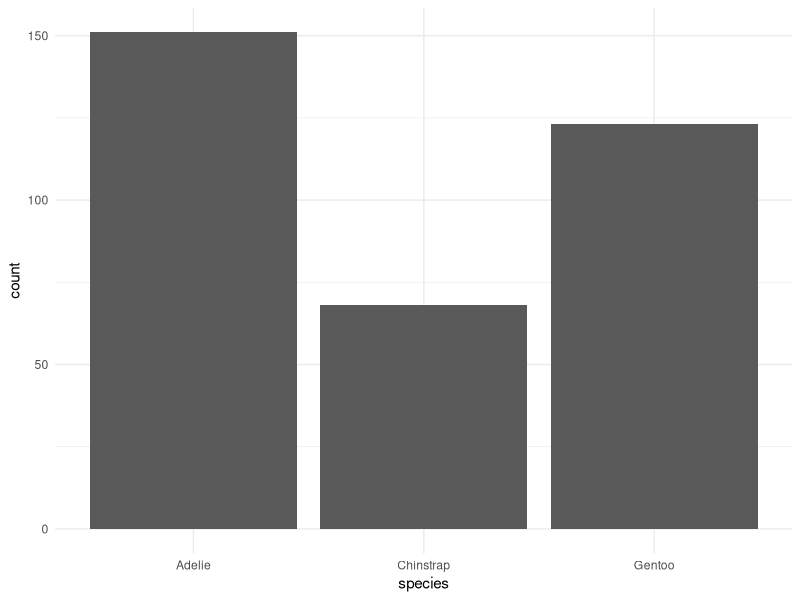
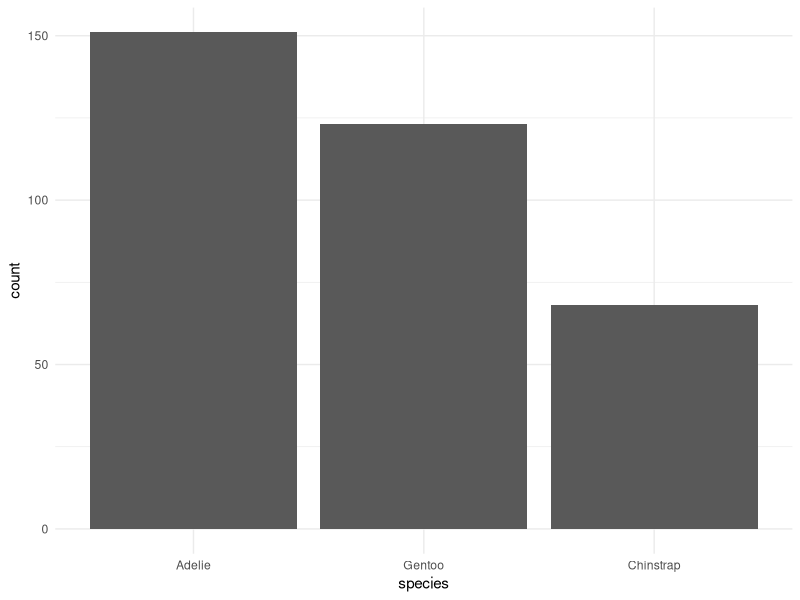
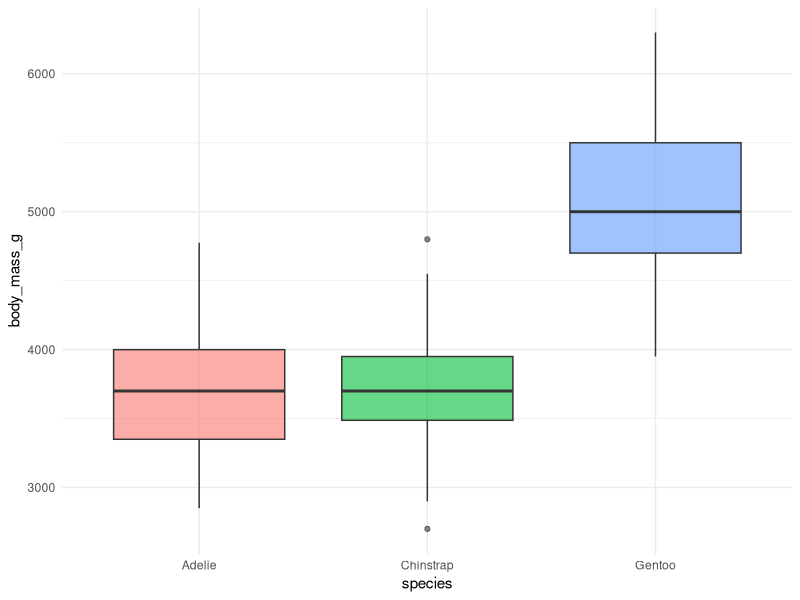
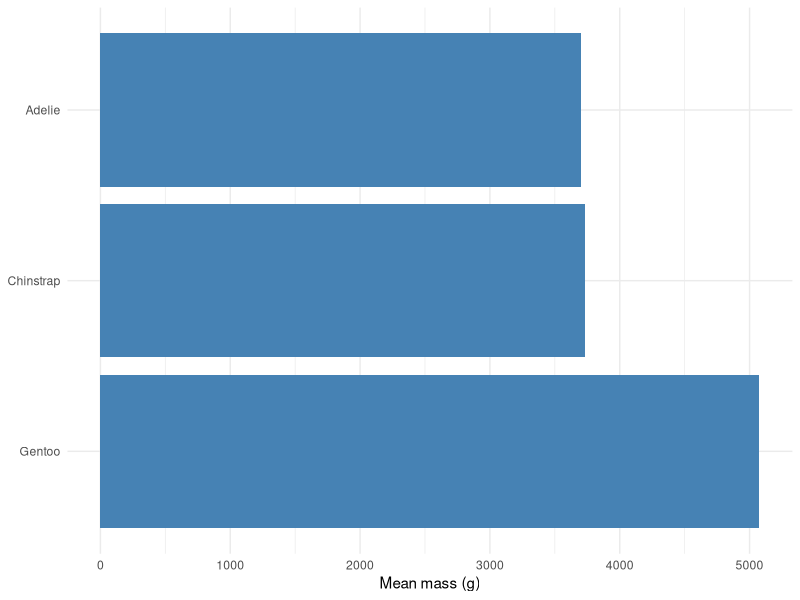
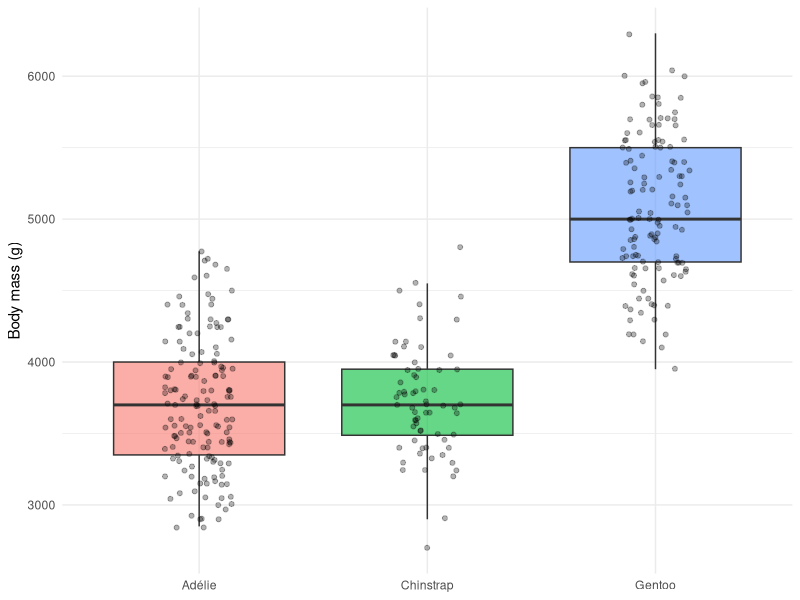

These figures' R source, in order:
## ---- chunk 1
#| echo: false
knitr::opts_chunk$set(echo = TRUE, warning = FALSE, message = FALSE)
## ---- chunk 2
# Load packages + data --------------------------------
library(tidyverse)      # includes forcats
library(palmerpenguins)

# Swap this one line to use your own data later -------
penguins_df <- penguins %>% drop_na(species, body_mass_g)
## ---- chunk 3
#| fig-format: png
# ggplot uses the factor's level order = ALPHABETICAL -
penguins_df %>%
  ggplot(aes(x = species)) +
  geom_bar() +
  theme_minimal()
## ---- chunk 4
# What type is species, and what are its levels? ------
class(penguins_df$species)
levels(penguins_df$species)
## ---- chunk 5
# fct_count() = a factor-aware count -------------------
fct_count(penguins_df$species)
## ---- chunk 6
#| fig-format: png
# Order bars from most to least common ----------------
penguins_df %>%
  mutate(species = fct_infreq(species)) %>%
  ggplot(aes(x = species)) +
  geom_bar() +
  theme_minimal()
## ---- chunk 7
#| fig-format: png
# Order species by MEDIAN body mass, low -> high ------
penguins_df %>%
  mutate(species = fct_reorder(species, body_mass_g, .fun = median)) %>%
  ggplot(aes(x = species, y = body_mass_g, fill = species)) +
  geom_boxplot(alpha = 0.6) +
  theme_minimal() +
  theme(legend.position = "none")
## ---- chunk 8
#| fig-format: png
# Mean mass per species, ordered high -> low ----------
penguins_df %>%
  group_by(species) %>%
  summarize(mean_mass = mean(body_mass_g)) %>%
  mutate(species = fct_reorder(species, mean_mass) %>% fct_rev()) %>%
  ggplot(aes(x = mean_mass, y = species)) +
  geom_col(fill = "steelblue") +
  labs(x = "Mean mass (g)", y = NULL) +
  theme_minimal()
## ---- chunk 9
# Give levels cleaner display names -------------------
penguins_df %>%
  mutate(species = fct_recode(species,
    "Adélie penguin"    = "Adelie",
    "Chinstrap penguin" = "Chinstrap",
    "Gentoo penguin"    = "Gentoo"
  )) %>%
  count(species)
## ---- chunk 10
# Combine several levels into one ---------------------
penguins_df %>%
  mutate(size_group = fct_collapse(species,
    "smaller" = c("Adelie", "Chinstrap"),
    "larger"  = "Gentoo"
  )) %>%
  count(size_group)
## ---- chunk 11
# Keep the 2 most common islands, lump the rest -------
penguins %>%
  drop_na(island) %>%
  mutate(island = fct_lump_n(island, n = 2)) %>%
  count(island)
## ---- chunk 12
# Default reference = Adelie (alphabetical first) -----
coef(lm(body_mass_g ~ species, data = penguins_df))

# Make Gentoo the reference group ---------------------
penguins_relevel <- penguins_df %>%
  mutate(species = fct_relevel(species, "Gentoo"))

coef(lm(body_mass_g ~ species, data = penguins_relevel))
## ---- chunk 13
# Filter out Gentoo... but the level lingers ----------
two_species <- penguins_df %>% filter(species != "Gentoo")
levels(two_species$species)     # Gentoo is STILL a level!

# Remove empty levels ---------------------------------
two_species <- two_species %>% mutate(species = fct_drop(species))
levels(two_species$species)
## ---- chunk 14
#| fig-format: png
# Reordered + relabeled in one pipeline ---------------
penguins_df %>%
  mutate(
    species = fct_recode(species, "Adélie" = "Adelie"),
    species = fct_reorder(species, body_mass_g, .fun = median)
  ) %>%
  ggplot(aes(x = species, y = body_mass_g, fill = species)) +
  geom_boxplot(alpha = 0.6, outlier.shape = NA) +
  geom_point(position = position_jitter(width = 0.15, seed = 42),
             alpha = 0.3, size = 1.4) +
  labs(x = NULL, y = "Body mass (g)") +
  theme_minimal() +
  theme(legend.position = "none")
